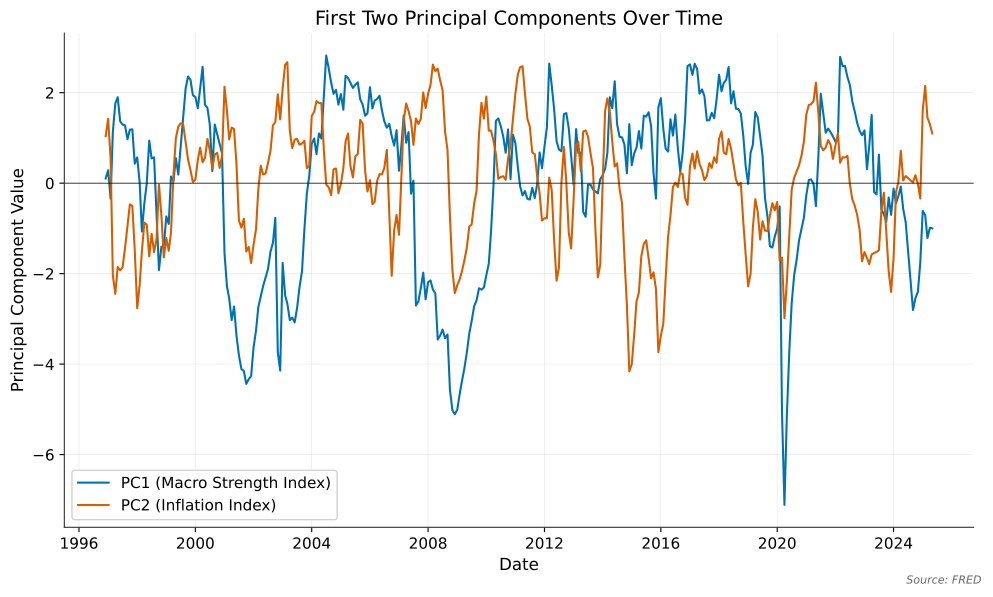

Source code (Python):
"""Principal Components Over Time - PC1 (Macro Strength) and PC2 (Inflation)"""
import matplotlib.pyplot as plt
import pandas as pd
from pathlib import Path
import sys

sys.path.insert(0, str(Path(__file__).parent.parent))

from utils import apply_style, get_color, load_data, save_to_script_dir

apply_style()


def main():
    df = load_data('pca_components.csv')

    fig, ax = plt.subplots(figsize=(10, 6))

    ax.plot(df.index, df['PC1'], label='PC1 (Macro Strength Index)',
            color=get_color('macro'), linewidth=1.5)
    ax.plot(df.index, df['PC2'], label='PC2 (Inflation Index)',
            color=get_color('inflation'), linewidth=1.5)

    ax.set_xlabel('Date')
    ax.set_ylabel('Principal Component Value')
    ax.set_title('First Two Principal Components Over Time')
    ax.legend(loc='best')
    ax.grid(True, alpha=0.3)
    ax.axhline(y=0, color='black', linestyle='-', linewidth=0.5)

    save_to_script_dir(fig, __file__, source_text="Source: FRED")


if __name__ == '__main__':
    main()
